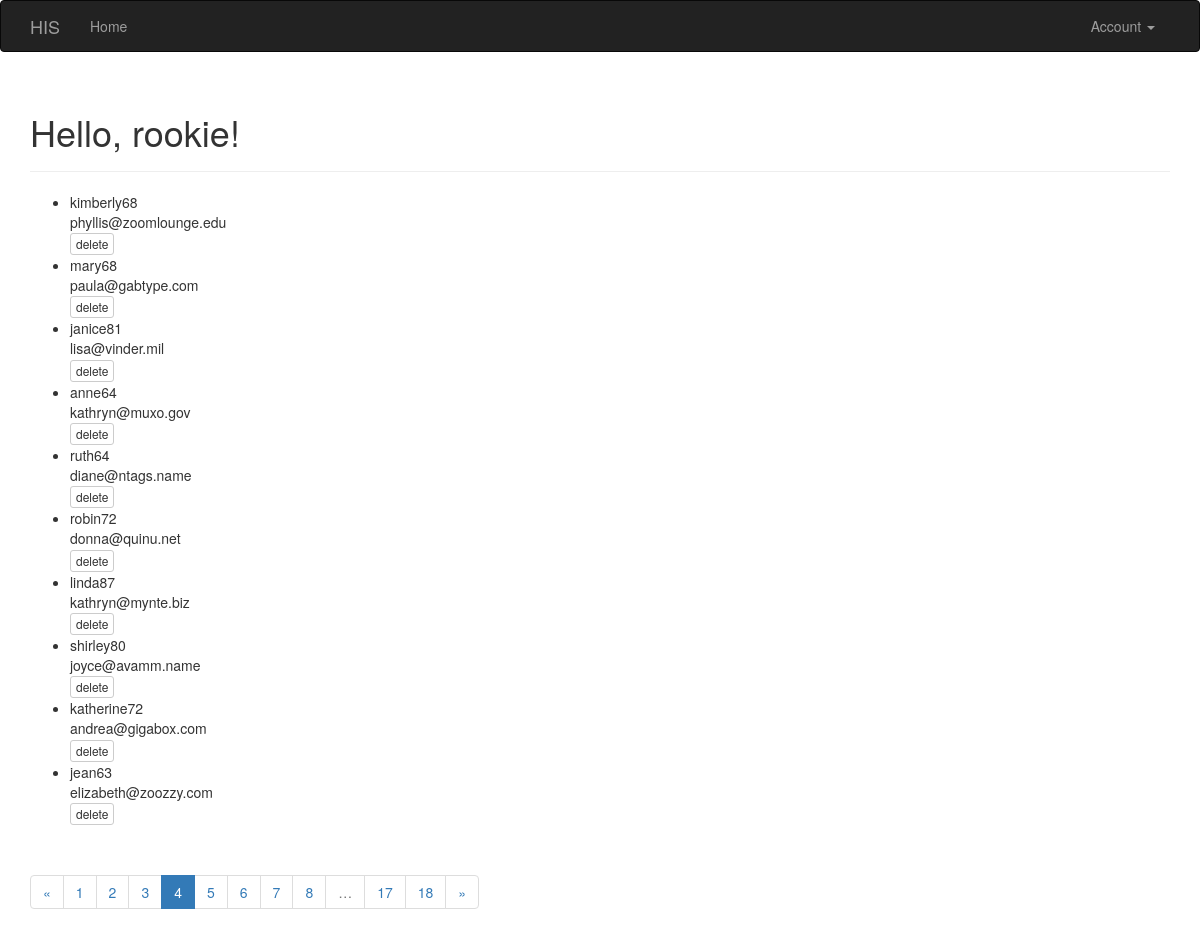
Page /?page=4 (signed in) on the committed database.
### app/models.py (models this page shows, shortened)
class User(UserMixin, db.Model):
    __tablename__ = 'users'
    id = db.Column(db.Integer, primary_key=True)
    email = db.Column(db.String(64), unique=True, index=True)
    username = db.Column(db.String(64), unique=True, index=True)
    role_id = db.Column(db.Integer, db.ForeignKey('roles.id'))
    password_hash = db.Column(db.String(128))
    confirmed = db.Column(db.Boolean, default=False)
    @property
    def password(self):
        raise AttributeError('password is not a readable attribute')
    def can(self, permissions):
        return self.role is not None and \
            (self.role.permissions & permissions) == permissions
    def is_administrator(self):
        return self.can(Permission.ADMINISTER)

### app/main/views.py (the view)
@main.route('/')
def index():
    page = request.args.get('page', 1, type=int)
    pagination = User.query.order_by(User.id.desc()).paginate(
        page, per_page=current_app.config['FLASKY_POSTS_PER_PAGE'],
        error_out=False)
    users = pagination.items
    return render_template('index.html', users=users, pagination=pagination)
    return render_template('index.html')

### app/auth/views.py (called while the page is built)
@auth.before_app_request
def before_request():
    if current_user.is_authenticated \
            and not current_user.confirmed \
            and request.endpoint[:5] != 'auth.' \
            and request.endpoint != 'static':
        return redirect(url_for('auth.unconfirmed'))

### app/main/__init__.py (called while the page is built)
@main.app_context_processor
def inject_permissions():
    return dict(Permission=Permission)

### app/models.py (called while the page is built)
@login_manager.user_loader
def load_user(user_id):
    return User.query.get(int(user_id))

### app/templates/index.html (shortened to what this page needs)
{% extends "base.html" %}
{% import "_macros.html" as macros %}
{% block page_content %}
<div class="page-header">
    <h1>Hello, {% if current_user.is_authenticated %}{{ current_user.username }}{% else %}Stranger{% endif %}!</h1>
</div>
{% if current_user.is_administrator() %}
    <ul class="users">
        {% for user in users %}
            {% if not user.username == current_user.username%}
                <li class="user">
                    <div class="user-content">
                        <div class="user-name">{{ user.username }}</div>
                        <div class="user-email">{{ user.email }}</div>
                    </div>
                </li>
                <a class="btn btn-default btn-xs" href="{{ url_for('.delete_user',id = user.id) }}">delete</a>
            {% endif %}
        {% endfor %}
    </ul>
    {% if pagination %}
    <div class="pagination">
        {{ macros.pagination_widget(pagination, '.index') }}
    </div>
{% endif %}
{% endif %}
{% endblock %}

### rows in the picture
User: username "rookie"
User: username "kimberly68", email "phyllis@zoomlounge.edu"
User: username "mary68", email "paula@gabtype.com"
User: username "janice81", email "lisa@vinder.mil"
User: username "anne64", email "kathryn@muxo.gov"
User: username "ruth64", email "diane@ntags.name"
User: username "robin72", email "donna@quinu.net"
User: username "linda87", email "kathryn@mynte.biz"
User: username "shirley80", email "joyce@avamm.name"
User: username "katherine72", email "andrea@gigabox.com"
User: username "jean63", email "elizabeth@zoozzy.com"

### other values in the picture
{{ p }} "1" "2" "3" "5" "6" "7" "8" "17" "18"
{{ p }} "4"
